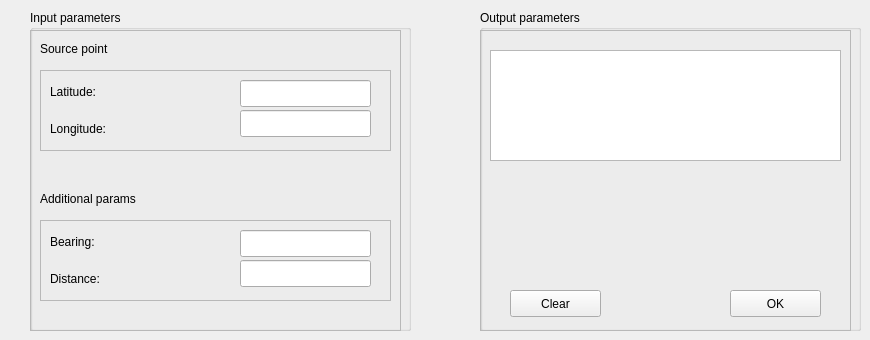
   <widget class="QWidget" name="tab_11">
    <attribute name="title">
     <string>Destination point</string>
    </attribute>
    <widget class="QGroupBox" name="groupBox_21">
     <property name="geometry">
      <rect>
       <x>480</x>
       <y>10</y>
       <width>381</width>
       <height>321</height>
      </rect>
     </property>
     <property name="title">
      <string>Output parameters</string>
     </property>
     <widget class="QFrame" name="frame_45">
      <property name="geometry">
       <rect>
        <x>0</x>
        <y>20</y>
        <width>371</width>
        <height>301</height>
       </rect>
      </property>
      <property name="frameShape">
       <enum>QFrame::StyledPanel</enum>
      </property>
      <property name="frameShadow">
       <enum>QFrame::Raised</enum>
      </property>
      <widget class="QTextEdit" name="dpoint_output">
       <property name="geometry">
        <rect>
         <x>10</x>
         <y>20</y>
         <width>351</width>
         <height>111</height>
        </rect>
       </property>
      </widget>
      <widget class="QPushButton" name="dpoint_ok_btn">
       <property name="geometry">
        <rect>
         <x>250</x>
         <y>260</y>
         <width>91</width>
         <height>27</height>
        </rect>
       </property>
       <property name="text">
        <string>OK</string>
       </property>
      </widget>
      <widget class="QPushButton" name="dpoint_clear_btn">
       <property name="geometry">
        <rect>
         <x>30</x>
         <y>260</y>
         <width>91</width>
         <height>27</height>
        </rect>
       </property>
       <property name="text">
        <string>Clear</string>
       </property>
      </widget>
     </widget>
    </widget>
    <widget class="QGroupBox" name="groupBox_22">
     <property name="geometry">
      <rect>
       <x>30</x>
       <y>10</y>
       <width>381</width>
       <height>321</height>
      </rect>
     </property>
     <property name="title">
      <string>Input parameters</string>
     </property>
     <widget class="QFrame" name="frame_46">
      <property name="geometry">
       <rect>
        <x>0</x>
        <y>20</y>
        <width>371</width>
        <height>301</height>
       </rect>
      </property>
      <property name="frameShape">
       <enum>QFrame::StyledPanel</enum>
      </property>
      <property name="frameShadow">
       <enum>QFrame::Raised</enum>
      </property>
      <property name="lineWidth">
       <number>1</number>
      </property>
      <widget class="QLabel" name="label_69">
       <property name="geometry">
        <rect>
         <x>10</x>
         <y>10</y>
         <width>89</width>
         <height>17</height>
        </rect>
       </property>
       <property name="text">
        <string>Source point</string>
       </property>
      </widget>
      <widget class="QFrame" name="frame_47">
       <property name="geometry">
        <rect>
         <x>10</x>
         <y>40</y>
         <width>351</width>
         <height>81</height>
        </rect>
       </property>
       <property name="frameShape">
        <enum>QFrame::StyledPanel</enum>
       </property>
       <property name="frameShadow">
        <enum>QFrame::Raised</enum>
       </property>
       <widget class="QLabel" name="label_70">
        <property name="geometry">
         <rect>
          <x>10</x>
          <y>50</y>
          <width>71</width>
          <height>17</height>
         </rect>
        </property>
        <property name="text">
         <string>Longitude:</string>
        </property>
       </widget>
       <widget class="QLabel" name="label_71">
        <property name="geometry">
         <rect>
          <x>10</x>
          <y>13</y>
          <width>71</width>
          <height>17</height>
         </rect>
        </property>
        <property name="text">
         <string>Latitude:</string>
        </property>
       </widget>
       <widget class="QLineEdit" name="dpoint_s_lat_input">
        <property name="geometry">
         <rect>
          <x>200</x>
          <y>10</y>
          <width>131</width>
          <height>27</height>
         </rect>
        </property>
       </widget>
       <widget class="QLineEdit" name="dpoint_s_lon_input">
        <property name="geometry">
         <rect>
          <x>200</x>
          <y>40</y>
          <width>131</width>
          <height>27</height>
         </rect>
        </property>
       </widget>
      </widget>
      <widget class="QLabel" name="label_72">
       <property name="geometry">
        <rect>
         <x>10</x>
         <y>160</y>
         <width>121</width>
         <height>17</height>
        </rect>
       </property>
       <property name="text">
        <string>Additional params</string>
       </property>
      </widget>
      <widget class="QFrame" name="frame_48">
       <property name="geometry">
        <rect>
         <x>10</x>
         <y>190</y>
         <width>351</width>
         <height>81</height>
        </rect>
       </property>
       <property name="frameShape">
        <enum>QFrame::StyledPanel</enum>
       </property>
       <property name="frameShadow">
        <enum>QFrame::Raised</enum>
       </property>
       <widget class="QLabel" name="label_73">
        <property name="geometry">
         <rect>
          <x>10</x>
          <y>50</y>
          <width>71</width>
          <height>17</height>
         </rect>
        </property>
        <property name="text">
         <string>Distance:</string>
        </property>
       </widget>
       <widget class="QLabel" name="label_74">
        <property name="geometry">
         <rect>
          <x>10</x>
          <y>13</y>
          <width>71</width>
          <height>17</height>
         </rect>
        </property>
        <property name="text">
         <string>Bearing:</string>
        </property>
       </widget>
       <widget class="QLineEdit" name="dpoint_bear_input">
        <property name="geometry">
         <rect>
          <x>200</x>
          <y>10</y>
          <width>131</width>
          <height>27</height>
         </rect>
        </property>
       </widget>
       <widget class="QLineEdit" name="dpoint_dist_input">
        <property name="geometry">
         <rect>
          <x>200</x>
          <y>40</y>
          <width>131</width>
          <height>27</height>
         </rect>
        </property>
       </widget>
      </widget>
     </widget>
    </widget>
   </widget>
